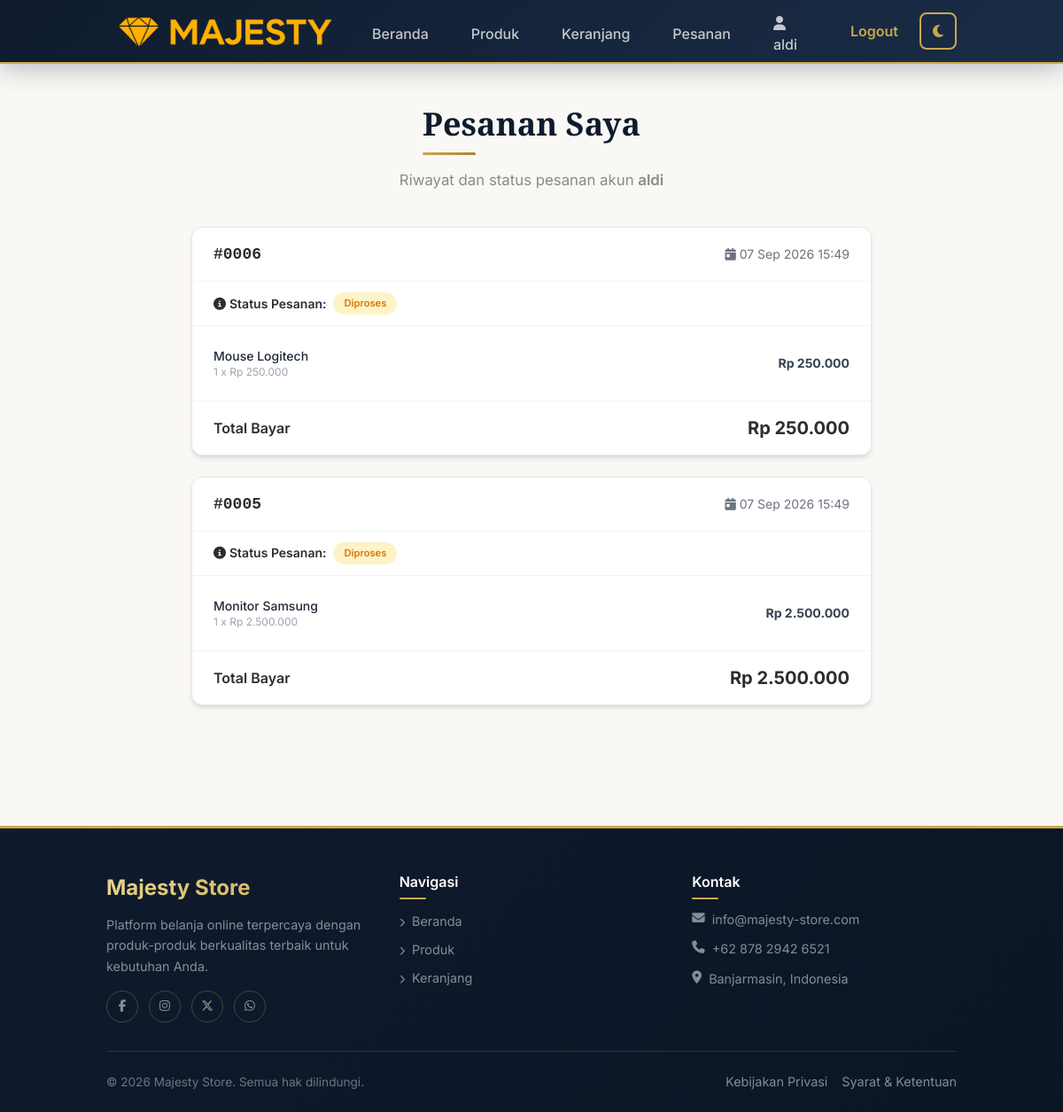
The page /customer/orders.php (signed in) on the database its author committed.
### tables this page shows
CREATE TABLE `transactions` (
  `id` int NOT NULL,
  `customer_name` varchar(100) DEFAULT NULL,
  `customer_email` varchar(100) DEFAULT NULL,
  `total` decimal(10,2) DEFAULT NULL,
  `date` datetime DEFAULT NULL,
  `customer_id` int DEFAULT NULL,
  `status` varchar(20) NOT NULL DEFAULT 'Baru'
);

CREATE TABLE `transaction_details` (
  `id` int NOT NULL,
  `transaction_id` int DEFAULT NULL,
  `product_id` int DEFAULT NULL,
  `price` decimal(10,2) DEFAULT NULL,
  `qty` int DEFAULT '1'
);

CREATE TABLE `products` (
  `id` int NOT NULL,
  `name` varchar(100) DEFAULT NULL,
  `description` text,
  `price` decimal(10,2) DEFAULT NULL,
  `stock` int DEFAULT NULL,
  `image` varchar(255) DEFAULT NULL,
  `category_id` int DEFAULT NULL
);

### includes/db.php (called while the page is built, shortened)
<?php
function base_url($path = '') {
    return BASE_URL . '/' . ltrim($path, '/');
}
function url($path = '') {
    return htmlspecialchars(base_url($path));
}
function e($string) {
    return htmlspecialchars((string)$string, ENT_QUOTES, 'UTF-8');
}
function format_rupiah($number) {
    return 'Rp ' . number_format((float)$number, 0, ',', '.');
}
?>

### customer/orders.php (the view, shortened to what this page needs)
<?php
include '../includes/db.php';
$customer_id = (int)$_SESSION['customer_id'];
$orders = [];
$stmt = $conn->prepare("SELECT id, total, status, date FROM transactions WHERE customer_id = ? ORDER BY date DESC");
$stmt->bind_param("i", $customer_id);
$stmt->execute();
$res = $stmt->get_result();
while ($row = $res->fetch_assoc()) {
    $row['items'] = [];
    $stmt2 = $conn->prepare("SELECT d.qty, d.price, p.name FROM transaction_details d LEFT JOIN products p ON p.id = d.product_id WHERE d.transaction_id = ?");
    $stmt2->bind_param("i", $row['id']);
    $stmt2->execute();
    $res2 = $stmt2->get_result();
    while ($it = $res2->fetch_assoc()) {
        $row['items'][] = $it;
    }
    $orders[] = $row;
}
?>
<!DOCTYPE html>
<html lang="id">
<head>
    <script src="https://cdn.tailwindcss.com"></script>
    <link rel="stylesheet" href="<?php echo url('assets/css/style.css'); ?>?v=3">
    <link rel="stylesheet" href="https://cdnjs.cloudflare.com/ajax/libs/font-awesome/6.5.0/css/all.min.css">
</head>
<body>
    <?php include '../includes/header.php'; ?>
    <main class="container mx-auto px-4 lg:px-8 py-12">
        <div class="text-center mb-10">
            <h1 class="section-title text-3xl lg:text-4xl">Pesanan Saya</h1>
            <p class="section-subtitle mt-4">Riwayat dan status pesanan akun <span class="text-gold-dark font-semibold"><?php echo e($_SESSION['customer_name']); ?></span></p>
        </div>
        <?php if (empty($orders)): ?>
            <div class="max-w-lg mx-auto text-center py-16">
                <div class="w-20 h-20 mx-auto rounded-full bg-gray-100 flex items-center justify-center mb-6">
                    <i class="fas fa-box-open text-3xl text-gray-400"></i>
                </div>
                <h2 class="text-xl font-semibold text-gray-500 mb-3">Belum Ada Pesanan</h2>
                <p class="text-gray-400 mb-8">Anda belum memiliki riwayat pesanan.</p>
                <a href="<?php echo url('customer/products'); ?>" class="btn-premium">
                    <i class="fas fa-store mr-2"></i> Mulai Belanja
                </a>
            </div>
        <?php else: ?>
            <div class="max-w-3xl mx-auto">
                <?php foreach ($orders as $order): ?>
                    <div class="bg-white rounded-xl shadow-md border border-gold/10 mb-6 overflow-hidden">
                        <div class="flex flex-col sm:flex-row sm:items-center justify-between gap-3 px-6 py-4 border-b border-gray-100">
                            <div class="font-mono font-bold text-navy text-lg">#<?php echo str_pad($order['id'], 4, '0', STR_PAD_LEFT); ?></div>
                            <div class="text-sm text-gray-500">
                                <i class="fas fa-calendar-day mr-1 text-gold-dark"></i><?php echo date('d M Y H:i', strtotime($order['date'])); ?>
                            </div>
                        </div>
                        <div class="flex items-center gap-2 px-6 py-3 bg-cream/60 border-b border-gray-100 flex-wrap">
                            <span class="text-sm font-semibold text-navy"><i class="fas fa-circle-info mr-1 text-gold-dark"></i>Status Pesanan:</span>
                            <span class="status-badge status-<?php echo e($order['status']); ?>"><?php echo e($order['status']); ?></span>
                        </div>
                        <div class="px-6 py-4">
                            <?php $item_count = count($order['items']); $i = 0; foreach ($order['items'] as $item): $i++; ?>
                                <div class="flex justify-between items-center py-2 <?php echo $i < $item_count ? 'border-b border-gray-100' : ''; ?>">
                                    <div>
                                        <p class="font-medium text-gray-800 text-sm"><?php echo e($item['name'] ?: 'Produk tidak tersedia'); ?></p>
                                        <p class="text-xs text-gray-400"><?php echo (int)$item['qty']; ?> x <?php echo format_rupiah($item['price']); ?></p>
                                    </div>
                                    <p class="font-bold text-gray-700 text-sm"><?php echo format_rupiah($item['price'] * $item['qty']); ?></p>
                                </div>
                            <?php endforeach; ?>
                        </div>
                        <div class="flex justify-between items-center px-6 py-4 bg-cream border-t border-gray-100">
                            <span class="font-semibold text-navy">Total Bayar</span>
                            <span class="font-bold text-xl text-gold-dark"><?php echo format_rupiah($order['total']); ?></span>
                        </div>
                    </div>
                <?php endforeach; ?>
            </div>
        <?php endif; ?>
    </main>
    <?php include '../includes/footer.php'; ?>
</body>
</html>

### assets/css/style.css (style rules this page uses)
:root { --navy: #0f1b2d; --navy-light: #1a2d47; --gold: #c9a84c; --gold-light: #e8d48b; --gold-dark: #a8882e; --cream: #faf8f5; --cream-dark: #f0ece4; --white: #ffffff; --charcoal: #2d2d2d; --text-muted: #8a8a8a; --shadow-sm: 0 2px 8px rgba(15, 27, 45, 0.06); --shadow-md: 0 4px 20px rgba(15, 27, 45, 0.08); --shadow-lg: 0 8px 40px rgba(15, 27, 45, 0.12); --shadow-gold: 0 4px 20px rgba(201, 168, 76, 0.25); --radius: 12px; --radius-lg: 20px; }
* { font-family: 'Inter', sans-serif; }
body { background-color: var(--cream); color: var(--charcoal); }
.section-title { font-family: 'Playfair Display', serif; font-weight: 700; color: var(--navy); position: relative; display: inline-block; }
.section-title::after { content: ''; display: block; width: 60px; height: 3px; background: linear-gradient(90deg, var(--gold), var(--gold-dark)); margin-top: 12px; border-radius: 2px; }
.section-subtitle { color: var(--text-muted); font-size: 1.05rem; }
.status-badge { display: inline-block; padding: 0.25rem 0.75rem; border-radius: 9999px; font-size: 0.7rem; font-weight: 600; white-space: nowrap; }
.status-Diproses { background: #fef3c7; color: #d97706; }

### rows shown on the page
transactions: id "0006", date "07 Sep 2026 15:49", status "Diproses", total "Rp 250.000"
transaction_details: product.name "Mouse Logitech", qty "1", price "Rp 250.000", format_rupiah($item['price'] * $item['qty']) "Rp 250.000"
transactions: id "0005", date "07 Sep 2026 15:49", status "Diproses", total "Rp 2.500.000"
transaction_details: product.name "Monitor Samsung", qty "1", price "Rp 2.500.000", format_rupiah($item['price'] * $item['qty']) "Rp 2.500.000"

### other values the page prints
$_SESSION['customer_name'] "aldi"
